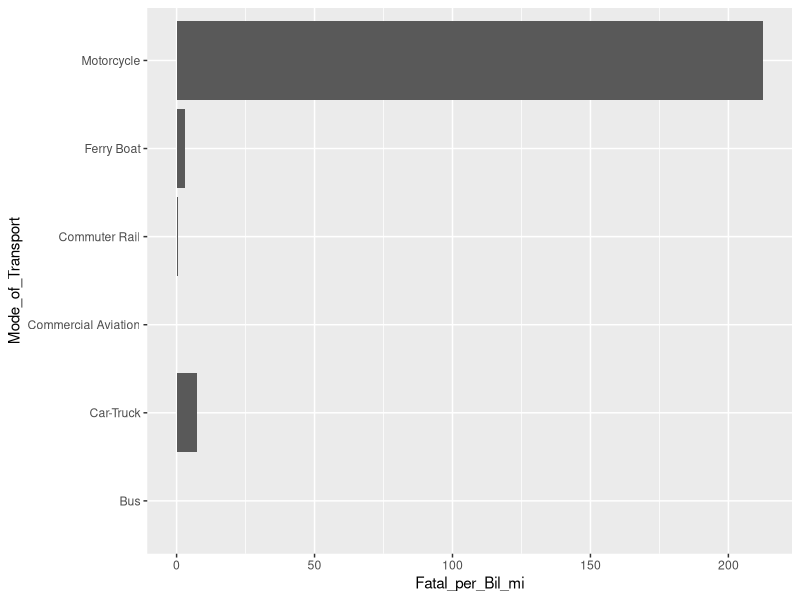
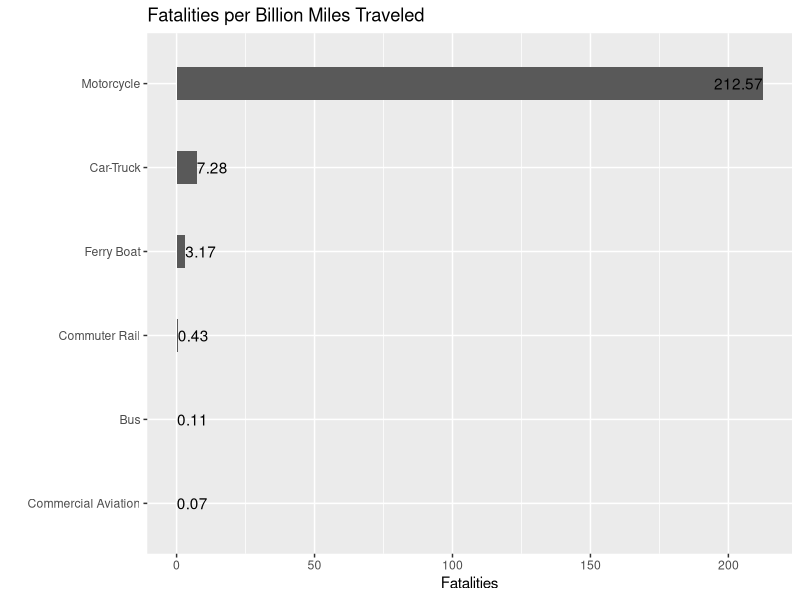
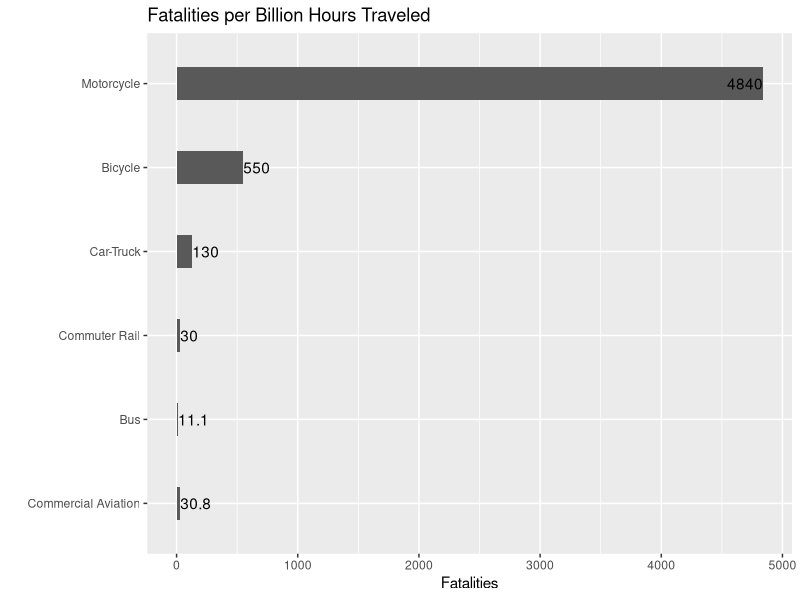
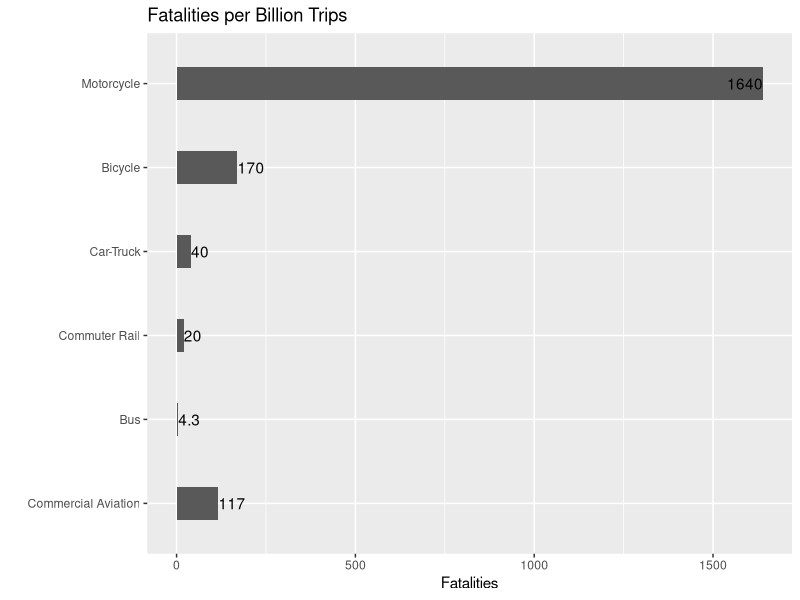
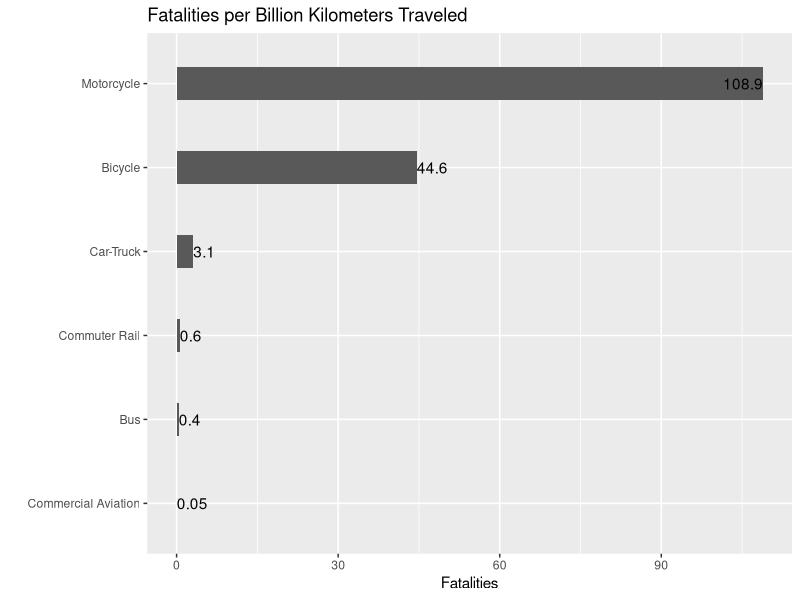
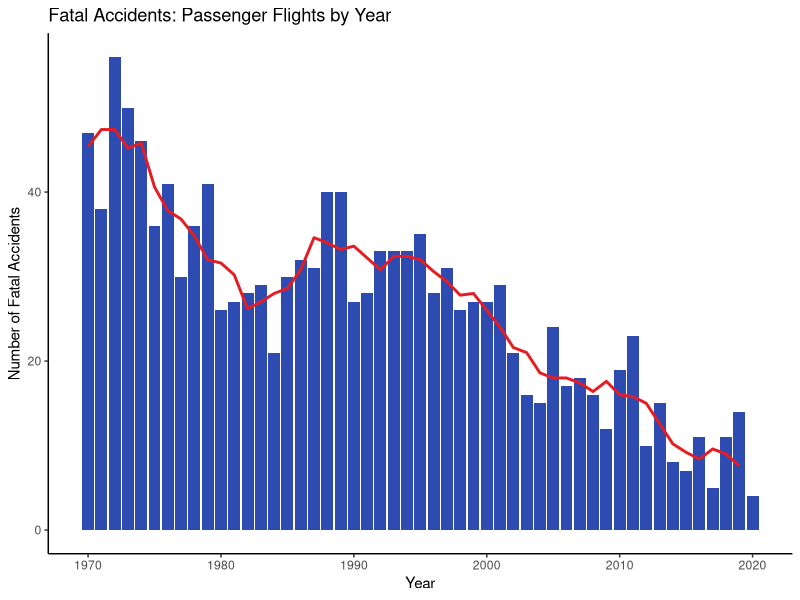
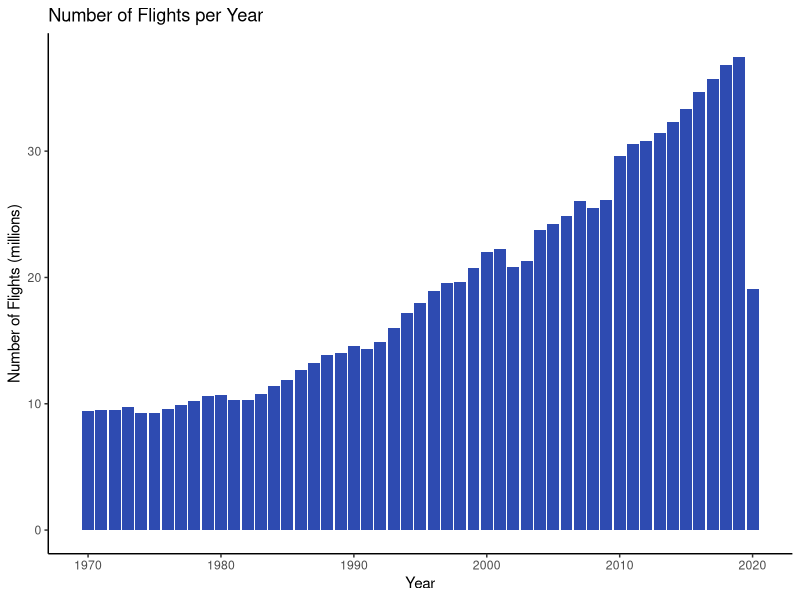
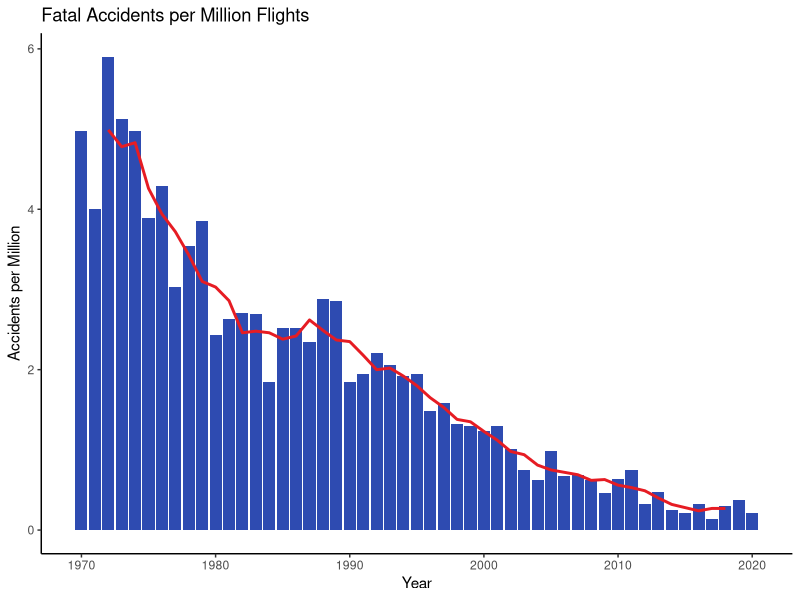

These figures' R source, in order:
# Set Working Directory
setwd("C:/Users/micha/OneDrive/Documents/GitHub/DSC640/Project/")

# Load libraries
library(ggplot2)
library(dplyr)

# Load data
fpbDF <- read.csv("Passenger-Fatalities-per-Billion.csv")
fpbDF

modeDF <- read.csv("modeOfTransport.csv")
modeDF

# Set color palette
colPal = "Dark2"
swBlu = "#2E4BB1"
swRed = "#E61C23"
swYel = "#FDB912"

# Bar plot of fatalities per billion miles
ggplot(fpbDF, aes(x=Mode_of_Transport, y=Fatal_per_Bil_mi)) + 
  geom_bar(stat = "identity") +
  coord_flip()

# Fix order of barplot; sort by number of fatalities
fpbDF %>%
  arrange(Fatal_per_Bil_mi) %>%    # First sort by val. This sort the dataframe but NOT the factor levels
  mutate(Mode_of_Transport=factor(Mode_of_Transport, levels=Mode_of_Transport)) %>%   # This trick update the factor levels
  # ggplot(aes(x=Mode_of_Transport, y=Fatal_per_Bil_mi)) +
  ggplot(aes(x=Mode_of_Transport, y=Fatal_per_Bil_mi)) +
  geom_bar(stat = "identity", width = 0.4) +#( aes(xend=name, yend=0)) +
  # geom_point( size=4, color="orange") +
  # scale_fill_brewer(palette = colPal) +
  # theme_bw() +
  theme(legend.position = "none") +
  coord_flip() +
  geom_text(aes(label = Fatal_per_Bil_mi), hjust = "inward") +
  xlab("") + ylab("Fatalities") +
  ggtitle("Fatalities per Billion Miles Traveled")


# # 3: Using RColorBrewer
# ggplot(mtcars, aes(x=as.factor(cyl), fill=as.factor(cyl) )) + 
#   geom_bar( ) +
#   scale_fill_brewer(palette = "Set1") +
#   theme(legend.position="none")


modeDF %>%
  arrange(Fatal_per_Bil_km) %>%    # First sort by val. This sort the dataframe but NOT the factor levels
  mutate(Mode_of_Transport=factor(Mode_of_Transport, levels=Mode_of_Transport)) %>%   # This trick update the factor levels
  ggplot(aes(x=Mode_of_Transport, y=Fatal_per_Bil_hr)) +
  geom_bar(stat = "identity", width = 0.4) +
  theme(legend.position = "none") +
  coord_flip() +
  geom_text(aes(label = Fatal_per_Bil_hr), hjust = "inward") +
  xlab("") + ylab("Fatalities") +
  ggtitle("Fatalities per Billion Hours Traveled")

modeDF %>%
  arrange(Fatal_per_Bil_km) %>%    # First sort by val. This sort the dataframe but NOT the factor levels
  mutate(Mode_of_Transport=factor(Mode_of_Transport, levels=Mode_of_Transport)) %>%   # This trick update the factor levels
  ggplot(aes(x=Mode_of_Transport, y=Fatal_per_Bil_Trips)) +
  geom_bar(stat = "identity", width = 0.4) +
  theme(legend.position = "none") +
  coord_flip() +
  geom_text(aes(label = Fatal_per_Bil_Trips), hjust = "inward") +
  xlab("") + ylab("Fatalities") +
  ggtitle("Fatalities per Billion Trips")

modeDF %>%
  arrange(Fatal_per_Bil_km) %>%    # First sort by val. This sort the dataframe but NOT the factor levels
  mutate(Mode_of_Transport=factor(Mode_of_Transport, levels=Mode_of_Transport)) %>%   # This trick update the factor levels
  ggplot(aes(x=Mode_of_Transport, y=Fatal_per_Bil_km)) +
  geom_bar(stat = "identity", width = 0.4) +
  theme(legend.position = "none") +
  coord_flip() +
  geom_text(aes(label = Fatal_per_Bil_km), hjust = "inward") +
  xlab("") + ylab("Fatalities") +
  ggtitle("Fatalities per Billion Kilometers Traveled")


#================================#

# Load data
accYrDF <- read.csv("ASN_accid_fatal_passenger_yr_filtered.csv")

names(accYrDF)

barWidth = 0.9

# Plot data
ggplot(accYrDF, aes(x=Year)) +
  geom_bar(aes(y=Accidents), 
           stat = "identity", fill = swBlu, width = barWidth) +
  geom_line(aes(y=NumAcc5YrAvg), color = swRed, size = 1) +
  ggtitle("Fatal Accidents: Passenger Flights by Year") +
  ylab("Number of Fatal Accidents") +
  theme_classic()


ggplot(accYrDF, aes(x=Year)) +
  geom_bar(aes(y=World.air.traffic..MM.departures.), 
           stat = "identity", fill = swBlu, width = barWidth) +
  ggtitle("Number of Flights per Year") +
  ylab("Number of Flights (millions)") +
  theme_classic()

ggplot(accYrDF, aes(x=Year)) +
  geom_bar(aes(y=Fatal.accidents.per.mln.flights), 
           stat = "identity", fill = swBlu, width = barWidth) +
  geom_line(aes(y=AccPrM5YrAvg), color = swRed, size = 1) +
  ggtitle("Fatal Accidents per Million Flights") +
  ylab("Accidents per Million") +
  theme_classic()
